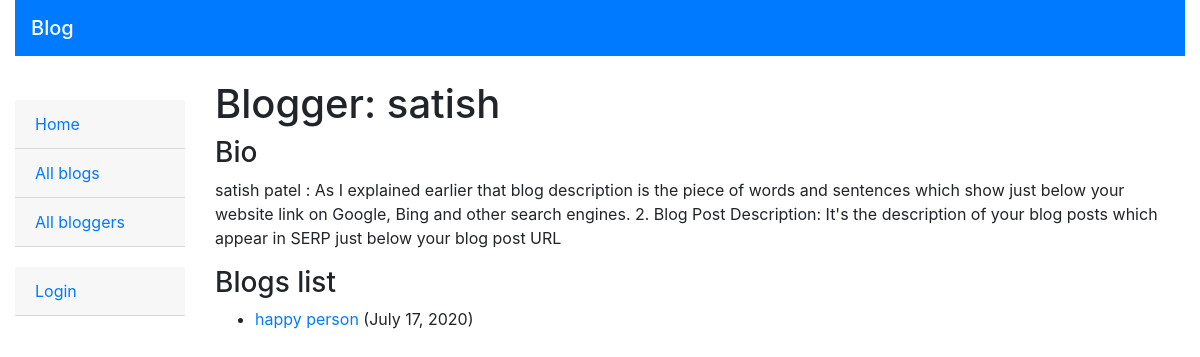
/blog/blogger/1, run on the app's committed database.
### Blog/models.py (models this page shows, shortened)
class BlogAuthor(models.Model):
    user = models.OneToOneField(User, on_delete=models.SET_NULL, null=True)
    bio = models.TextField(max_length=500, help_text="Please Enter the bio details here.")
    class Meta:
        ordering = ["user", "bio"]
    def __str__(self):
        return self.user.username

class Blog(models.Model):
    name = models.CharField(max_length=500)
    author = models.ForeignKey(BlogAuthor, on_delete=models.SET_NULL, null=True)
    description = models.TextField(max_length=5000, help_text="Please Enter the blog description here.")
    post_date = models.DateField(default=date.today)
    class Meta:
        ordering = ["-post_date"]
    def get_absolute_url(self):
        return reverse('blog-detail', args=[str(self.id)])

### Blog/views.py (the view)
# urls.py: path('blogger/<int:pk>', views.BlogListbyAuthorView.as_view(), name='blogs-by-author'),
class BlogListbyAuthorView(generic.ListView):
    model = Blog
    paginate_by = 5
    template_name = 'blog/blog_list_by_author.html'
    def get_queryset(self):
        id = self.kwargs['pk']
        target_author = get_object_or_404(BlogAuthor, pk=id)
        return Blog.objects.filter(author=target_author)
    def get_context_data(self, **kwargs):
        context = super(BlogListbyAuthorView, self).get_context_data(**kwargs)
        context['blogger'] = get_object_or_404(BlogAuthor, pk=self.kwargs['pk'])
        return context

### Blog/templates/blog/blog_list_by_author.html
{% extends "base_generic.html" %}
{% block content %}
    <h1>Blogger: {{blogger}}</h1>
    <h3>Bio</h3>
    <p>{{blogger.bio}}</p>
    {% if blog_list %}
    <h3>Blogs list</h3>
    <ul>
      {% for blog in blog_list %}
      <li>
        <a href="{{ blog.get_absolute_url }}">{{ blog.name }}</a> ({{blog.post_date}})</a>
      </li>
      {% endfor %}
    </ul>
    {% else %}
      <p>This blogger hasn't posted anything yet.</p>
    {% endif %}
{% endblock %}

### data on the page
BlogAuthor: user.username "satish", bio "satish patel : As I explained earlier that blog description is the piece of words and sentences which show just below your website link on Google, Bing and other search engines. 2. Blog Post Description: It's the description of your blog posts which appear in SERP just below your blog post URL"
Blog: name "happy person", post_date "July 17, 2020"
